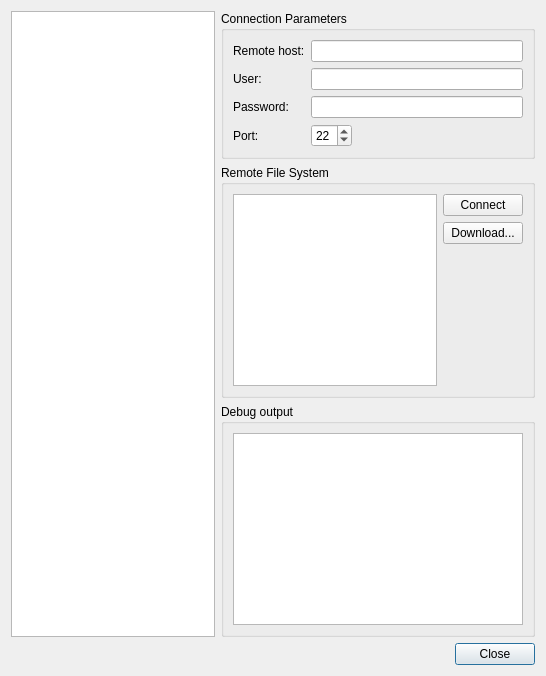
<?xml version="1.0" encoding="UTF-8"?>
<ui version="4.0">
 <class>Window</class>
 <widget class="QDialog" name="Window">
  <property name="geometry">
   <rect>
    <x>0</x>
    <y>0</y>
    <width>546</width>
    <height>676</height>
   </rect>
  </property>
  <property name="windowTitle">
   <string>Dialog</string>
  </property>
  <layout class="QGridLayout" name="gridLayout">
   <item row="0" column="1">
    <widget class="QGroupBox" name="groupBox">
     <property name="title">
      <string>Connection Parameters</string>
     </property>
     <layout class="QFormLayout" name="formLayout">
      <item row="0" column="0">
       <widget class="QLabel" name="label">
        <property name="text">
         <string>Remote host:</string>
        </property>
       </widget>
      </item>
      <item row="0" column="1">
       <widget class="QLineEdit" name="hostLineEdit"/>
      </item>
      <item row="1" column="0">
       <widget class="QLabel" name="label_3">
        <property name="text">
         <string>User:</string>
        </property>
       </widget>
      </item>
      <item row="1" column="1">
       <widget class="QLineEdit" name="userLineEdit"/>
      </item>
      <item row="2" column="0">
       <widget class="QLabel" name="label_4">
        <property name="text">
         <string>Password:</string>
        </property>
       </widget>
      </item>
      <item row="2" column="1">
       <widget class="QLineEdit" name="passwordLineEdit">
        <property name="echoMode">
         <enum>QLineEdit::EchoMode::Password</enum>
        </property>
       </widget>
      </item>
      <item row="3" column="0">
       <widget class="QLabel" name="label_2">
        <property name="text">
         <string>Port:</string>
        </property>
       </widget>
      </item>
      <item row="3" column="1">
       <layout class="QHBoxLayout" name="horizontalLayout">
        <item>
         <widget class="QSpinBox" name="portSpinBox">
          <property name="value">
           <number>22</number>
          </property>
         </widget>
        </item>
        <item>
         <spacer name="horizontalSpacer">
          <property name="orientation">
           <enum>Qt::Orientation::Horizontal</enum>
          </property>
          <property name="sizeHint" stdset="0">
           <size>
            <width>40</width>
            <height>20</height>
           </size>
          </property>
         </spacer>
        </item>
       </layout>
      </item>
     </layout>
    </widget>
   </item>
   <item row="3" column="1">
    <layout class="QHBoxLayout" name="horizontalLayout_2">
     <item>
      <widget class="QDialogButtonBox" name="buttonBox">
       <property name="orientation">
        <enum>Qt::Orientation::Horizontal</enum>
       </property>
       <property name="standardButtons">
        <set>QDialogButtonBox::StandardButton::Close</set>
       </property>
      </widget>
     </item>
    </layout>
   </item>
   <item row="1" column="1">
    <widget class="QGroupBox" name="groupBox_2">
     <property name="title">
      <string>Remote File System</string>
     </property>
     <layout class="QVBoxLayout" name="verticalLayout_4">
      <item>
       <layout class="QHBoxLayout" name="horizontalLayout_3">
        <item>
         <widget class="QTreeView" name="fsView">
          <property name="sizePolicy">
           <sizepolicy hsizetype="Expanding" vsizetype="Expanding">
            <horstretch>1</horstretch>
            <verstretch>1</verstretch>
           </sizepolicy>
          </property>
         </widget>
        </item>
        <item>
         <layout class="QVBoxLayout" name="verticalLayout_2">
          <item>
           <widget class="QPushButton" name="connectButton">
            <property name="text">
             <string>Connect</string>
            </property>
           </widget>
          </item>
          <item>
           <widget class="QPushButton" name="downloadButton">
            <property name="text">
             <string>Download...</string>
            </property>
           </widget>
          </item>
          <item>
           <spacer name="verticalSpacer">
            <property name="orientation">
             <enum>Qt::Orientation::Vertical</enum>
            </property>
            <property name="sizeHint" stdset="0">
             <size>
              <width>20</width>
              <height>40</height>
             </size>
            </property>
           </spacer>
          </item>
         </layout>
        </item>
       </layout>
      </item>
     </layout>
    </widget>
   </item>
   <item row="2" column="1">
    <widget class="QGroupBox" name="groupBox_3">
     <property name="title">
      <string>Debug output</string>
     </property>
     <layout class="QVBoxLayout" name="verticalLayout">
      <item>
       <widget class="QPlainTextEdit" name="outputTextEdit"/>
      </item>
     </layout>
    </widget>
   </item>
   <item row="0" column="0" rowspan="3">
    <widget class="QTreeView" name="treeView"/>
   </item>
  </layout>
 </widget>
 <resources/>
 <connections>
  <connection>
   <sender>buttonBox</sender>
   <signal>rejected()</signal>
   <receiver>Window</receiver>
   <slot>reject()</slot>
   <hints>
    <hint type="sourcelabel">
     <x>316</x>
     <y>260</y>
    </hint>
    <hint type="destinationlabel">
     <x>286</x>
     <y>274</y>
    </hint>
   </hints>
  </connection>
  <connection>
   <sender>buttonBox</sender>
   <signal>accepted()</signal>
   <receiver>Window</receiver>
   <slot>accept()</slot>
   <hints>
    <hint type="sourcelabel">
     <x>248</x>
     <y>254</y>
    </hint>
    <hint type="destinationlabel">
     <x>157</x>
     <y>274</y>
    </hint>
   </hints>
  </connection>
 </connections>
</ui>
